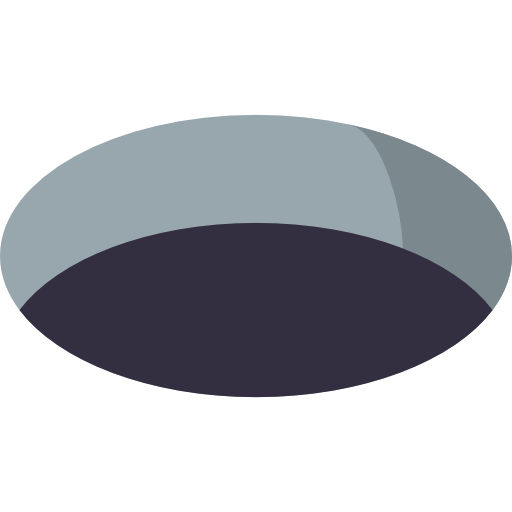
#> input picture images/hole.png, 512 x 512 px
$ python main.py
#> lines starting #> are read from the running program, lines starting #| are printed output that depends on the picture; pictures that were not available may be replaced by others from this repository, and a replacement may not be noted
### q_learning.py
import numpy as np
from enum import Enum
from PIL import Image

IMAGE_SIZE = (50, 50)

EMOJI_HOLE = Image.open('images/hole.png').resize(IMAGE_SIZE)
EMOJI_WIN = Image.open('images/coins.png').resize(IMAGE_SIZE)
EMOJI_COIN = Image.open('images/coin.png').resize(IMAGE_SIZE)
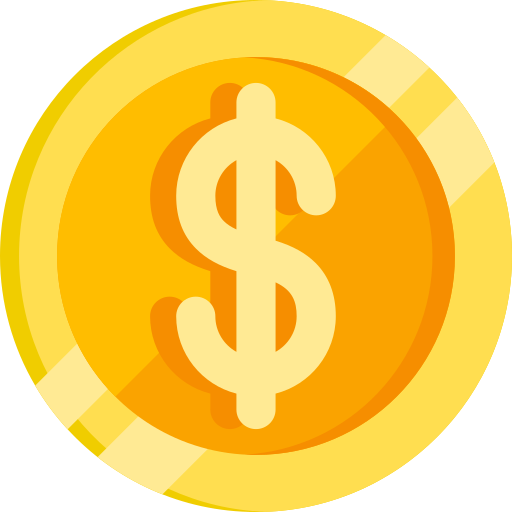
#> input picture images/coin.png, 512 x 512 px
EMOJI_ALLIGATOR = Image.open('images/alligator.png').resize(IMAGE_SIZE)
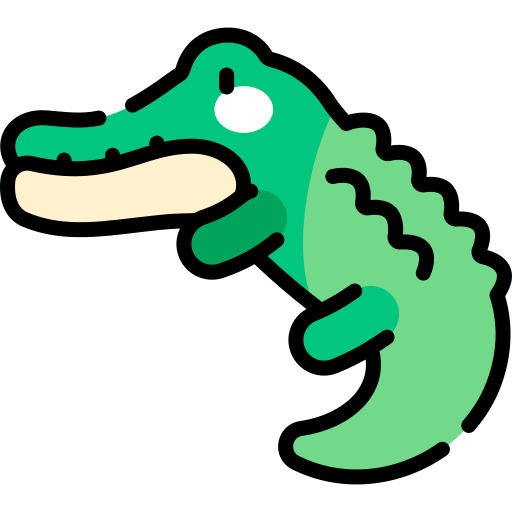
#> input picture images/alligator.png, 512 x 512 px
EMOJI_GRASS = Image.open('images/grass.png').resize(IMAGE_SIZE)


class Action(Enum):
    UP = 0
    DOWN = 1
    LEFT = 2
    RIGHT = 3


# 0 = Grass
# 1 = Coin
# -10 = Hole
# 100 = Win
GAME_MATRIX = np.array([
    [0, 100, -10, 1, 0, 0, 1],
    [1, 0, 0, 0, 0, 0, 1],
    [1, 0, 0, 0, 0, 1, 0],
    [1, 1, 0, 0, 0, 0, 0]
])

global Q
Q = np.random.uniform(low=-1, high=1, size=GAME_MATRIX.shape + (len(Action),))


class Environment:
    def __init__(self, game_matrix, gamma, lr, epsilon=1, eps_end=0.05, eps_dec=0.990):
        self.initial_position = {'x': 6, 'y': 3}
        self.aligator_position = self.initial_position.copy()
        self.game_matrix = game_matrix
        self.gamma = gamma
        self.epsilon = epsilon
        self.lr = lr
        self.eps_end = eps_end
        self.eps_dec = eps_dec
        self.current_frame = 1

    def state(self):
        return self.aligator_position

    def set_state(self, state):
        self.aligator_position = state

    def reset(self):
        self.aligator_position = self.initial_position.copy()
        self.current_frame = 1
        return self.state()

    def visualize(self):
        # Create a new image with the same shape as the game matrix
        game_image = Image.new('RGBA', (GAME_MATRIX.shape[1]*50, GAME_MATRIX.shape[0]*50), (255, 255, 255, 255))

        # Draw the emojis for each value in the game matrix
        for y in range(GAME_MATRIX.shape[0]):
            for x in range(GAME_MATRIX.shape[1]):
                if self.state()['x'] == x and self.state()['y'] == y:
                    game_image.paste(EMOJI_ALLIGATOR, (x*50, y*50), EMOJI_ALLIGATOR)
                elif GAME_MATRIX[y][x] == -10:
                    game_image.paste(EMOJI_HOLE, (x*50, y*50), EMOJI_HOLE)
                elif GAME_MATRIX[y][x] == 100:
                    game_image.paste(EMOJI_WIN, (x*50, y*50), EMOJI_WIN)
                elif GAME_MATRIX[y][x] == 1:
                    game_image.paste(EMOJI_COIN, (x*50, y*50), EMOJI_COIN)
                elif GAME_MATRIX[y][x] == 0:
                    game_image.paste(EMOJI_GRASS, (x*50, y*50), EMOJI_GRASS)
        # Save the image as a PNG file
        return game_image

    def render(self):
        frame_paths = [
            f"frames/frame_{i}.png" for i in range(1, self.current_frame + 1)]
        frames = [Image.open(frame_path) for frame_path in frame_paths]
        frames[0].save('gif/game_animation.gif', save_all=True,
                    append_images=frames[1:], optimize=False, duration=500, loop=0)


def take_action(env, action):
    aligator = env.state().copy()
    if action == Action.UP:
        aligator['y'] -= 1
    elif action == Action.DOWN:
        aligator['y'] += 1
    elif action == Action.LEFT:
        aligator['x'] -= 1
    elif action == Action.RIGHT:
        aligator['x'] += 1
    return aligator


def compute_reward(env, next_state):
    return GAME_MATRIX[next_state['y']][next_state['x']] - 0.1 * env.current_frame


def is_done(state):
    # Grass or just a coin
    return GAME_MATRIX[state['y']][state['x']] not in [0, 1]


def possible_actions(state):
    actions = []
    if state['y'] > 0:
        actions.append(Action.UP)
    if state['y'] < GAME_MATRIX.shape[0] - 1:
        actions.append(Action.DOWN)
    if state['x'] > 0:
        actions.append(Action.LEFT)
    if state['x'] < GAME_MATRIX.shape[1] - 1:
        actions.append(Action.RIGHT)
    return actions


def step(env):
    state = env.state()

    if np.random.rand() < env.epsilon:
        action = np.random.choice(possible_actions(state))
    else:
        possible_act = possible_actions(state)
        q_values = Q[state['y'], state['x'], [a.value for a in possible_act]]
        max_q_value_index = np.argmax(q_values)
        action = possible_act[max_q_value_index]

    next_state = take_action(env, action)
    reward = compute_reward(env, next_state)

    if not is_done(next_state):
        next_possible_act = possible_actions(next_state)
        q_values = Q[next_state['y'], next_state['x'],
                    [a.value for a in next_possible_act]]
        next_max_q_value_index = np.argmax(q_values)
        next_action = next_possible_act[next_max_q_value_index]
        old = (1 - env.lr) * Q[state['y'], state['x'], action.value]
        new = env.lr * (reward + env.gamma *
                        Q[next_state['y'], next_state['x'], next_action.value])
        Q[state['y'], state['x'], action.value] = old + new
    else:
        Q[state['y'], state['x'], action.value] = reward

    env.set_state(next_state)
    env.current_frame += 1

    return next_state, action, reward, Q, is_done(next_state)

### main.py
import numpy as np
import matplotlib.pyplot as plt
from q_learning import step, Environment, GAME_MATRIX
import os
import cv2

SHOW_EVERY = 500
NUM_EPISODES = 10000
MAX_FRAMES = 100

if not os.path.exists("qtables"):
    os.makedirs("qtables")
if not os.path.exists("images"):
    os.makedirs("images")
if not os.path.exists("gif"):
    os.makedirs("gif")
if not os.path.exists("frames"):
    os.makedirs("frames")
if not os.path.exists("plots"):
    os.makedirs("plots")


def train(env, num_episodes, max_frames):
#> called with num_episodes = 10000, max_frames = 100
    aggr_episode_rewards = {'ep': [], 'avg': [], 'min': [], 'max': []}
    rewards_all_episodes = []
    states = []

    for episode in range(num_episodes):
        env.reset()
        env.epsilon = max(env.eps_end, env.epsilon*env.eps_dec)
        # data for plotting
        rewards_current_episode = 0
        # add the starting position
        states.append((env.initial_position))

        while True:
            if episode % SHOW_EVERY == 0:
                game_image = env.visualize()
                cv2.imshow("game", np.array(game_image))
                if cv2.waitKey(10) & 0xFF == ord('q'):
                    continue

            state, action, reward, Q, done = step(env)

            # data for plotting
            rewards_current_episode += reward
            states.append((state))
            if done or env.current_frame >= max_frames:
                if episode % SHOW_EVERY == 0:
                    game_image = env.visualize()
                    cv2.imshow("game", np.array(game_image))
                    if cv2.waitKey(500) & 0xFF == ord('q'):
                        break
                break

        rewards_all_episodes.append(rewards_current_episode)
        if episode % SHOW_EVERY == 0:
            np.save(f"qtables/qtable_{episode}", Q)
            average_reward = sum(
                rewards_all_episodes[-SHOW_EVERY:])/len(rewards_all_episodes[-SHOW_EVERY:])
            aggr_episode_rewards['ep'].append(episode)
            aggr_episode_rewards['avg'].append(average_reward)
            aggr_episode_rewards['min'].append(
                min(rewards_all_episodes[-SHOW_EVERY:]))
            aggr_episode_rewards['max'].append(
                max(rewards_all_episodes[-SHOW_EVERY:]))
#> this loop made 10000 passes
#> average_reward on pass 1: -116.8
#> average_reward on passes 501, 1001, 1501, 2001, 2501, 3001: 85.11, 97.13, 96.85, 96.84, 97.07, 97.12
#> pass 1, in train, `cv2.imshow("game", np.array(game_image))`:
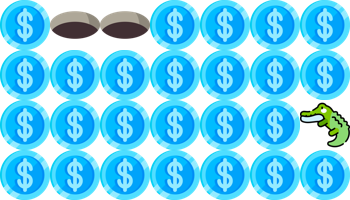
#> window 'game': shape (200, 350, 4); mean B, G, R, A 245.5, 210.1, 109, 252.4
#> pass 1, in train, `cv2.imshow("game", np.array(game_image))`:
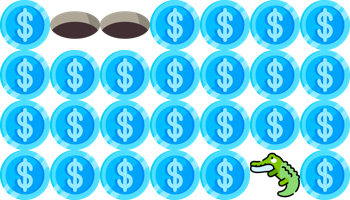
#> window 'game': shape (200, 350, 4); mean B, G, R, A 245.5, 210.1, 109, 252.4
#> after the loop, rewards_all_episodes = 10000 values, max 97.5 at index 159, min -481 at index 3, mean 95.6; states = 95640 items

    return aggr_episode_rewards, states


def observe(env):
    env.reset()
    game_image = env.visualize()
    game_image.save(f"frames/frame_{env.current_frame}.png")
    while True:

        state, action, reward, Q, done = step(env)
        # create a copy of the game matrix with all positions as 0
        if done:
            print("Observe done in " + str(env.current_frame - 1) + " steps!")
            game_image = env.visualize()
            game_image.save(f"frames/frame_{env.current_frame}.png")
            break
    env.render()


if __name__ == '__main__':
    env = Environment(GAME_MATRIX, epsilon=1, gamma=0.99, lr=0.1)

    aggr_episode_rewards, states = train(
        env, num_episodes=NUM_EPISODES, max_frames=MAX_FRAMES)
#> aggr_episode_rewards = 4 items; states = 95640 items
    print("Train done!")

    # Get the positions array
    positions = np.array([(pos['x'], pos['y']) for pos in states])
#> positions = 95640 pairs, first value 0 to 6, second value 0 to 3
    # Plot positions as heatmap with viridis color map
    plt.hist2d(positions[:, 0], positions[:, 1], cmap='viridis', range=[
        [-0.5, 6.5], [-0.5, 3.5]], bins=[7, 4])
    # Add a color bar
    plt.colorbar()
    # Add labels
    plt.xlabel('X')
    plt.ylabel('Y')
    # Invert the Y-axis to have 0 at the top and 3 at the bottom
    plt.gca().invert_yaxis()
    # Adjust the axis limits to make sure squares have width and height of 1
    plt.xlim(-0.5, 6.5)
    plt.ylim(-0.5, 3.5)
    plt.gca().invert_yaxis()
    # Show the plot
    plt.savefig('plots/heatmap_positions.png')
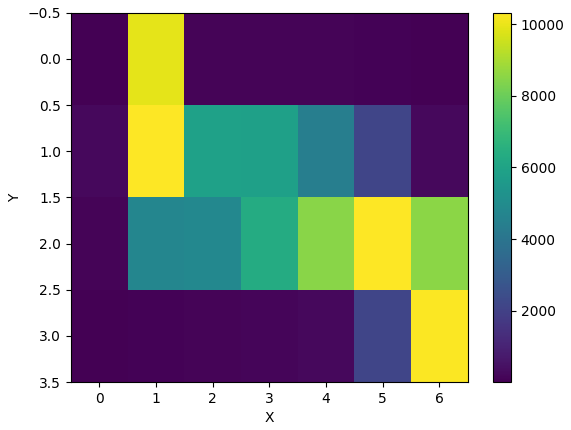
#> figure drawn by matplotlib, 2 panels
    plt.close()

    # Plot the rewards
    plt.plot(aggr_episode_rewards['ep'],
             aggr_episode_rewards['avg'], label="avg")
    plt.plot(aggr_episode_rewards['ep'],
             aggr_episode_rewards['min'], label="min")
    plt.plot(aggr_episode_rewards['ep'],
             aggr_episode_rewards['max'], label="max")
    plt.legend(loc=4)
    plt.ylim(-100, 100)
    plt.savefig('plots/rewards_vs_episodes.png')
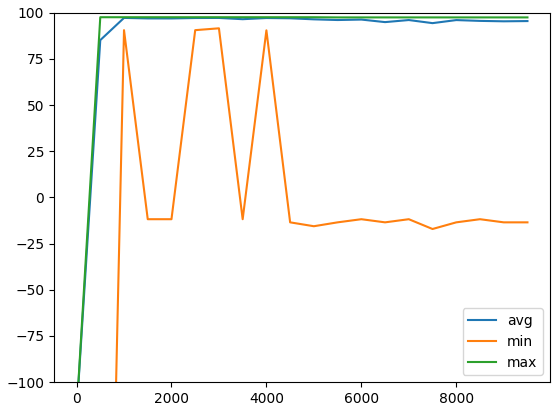
#> figure drawn by matplotlib, 1 panel; curve peaks at x = 1000, y = 97.13; curve peaks at x = 3000, y = 91.5; curve peaks at x = 500, y = 97.5
    plt.close()

    observe(env)
#> the loop in observe, `while True: ` made 8 passes
#> (q_values in step, max_q_value_index in step, reward, next_max_q_value_index in step, old in step, new in step) on passes 2 to 6: ([91.58, 90.28, 91.74, 90.36], 2, 0.8, 2, 82.46, 9.16), ([92.83, 90.23, 92.98, 91.37], 2, -0.3, 2, 82.57, 9.17), ([94.35, 91.19, 94.18, 91.53], 2, -0.4, 0, 83.68, 9.3), ([93.47, 92.65, 95.84, 92.65], 0, -0.5, 2, 84.91, 9.44), ([-10.7, 93.92, 97.45, 94.03], 2, -0.6, 2, 86.26, 9.59)
#> (max_q_value_index in step, reward, q_values in step, next_max_q_value_index in step, old in step, new in step, state, done) on pass 1: (0, -0.1, [91.45, 89.48, 91.62], 2, 81.53, 9.06, {'x': 6, 'y': 2}, False)
#> after the loop in observe, `while True:`:
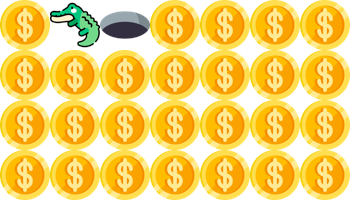
#> game_image: PIL image 350x200 RGBA; mean R, G, B, A 247.9, 211, 105.6, 252.4; transparent parts drawn white
#> (the run stopped early here; a loop or call above may not have finished)
